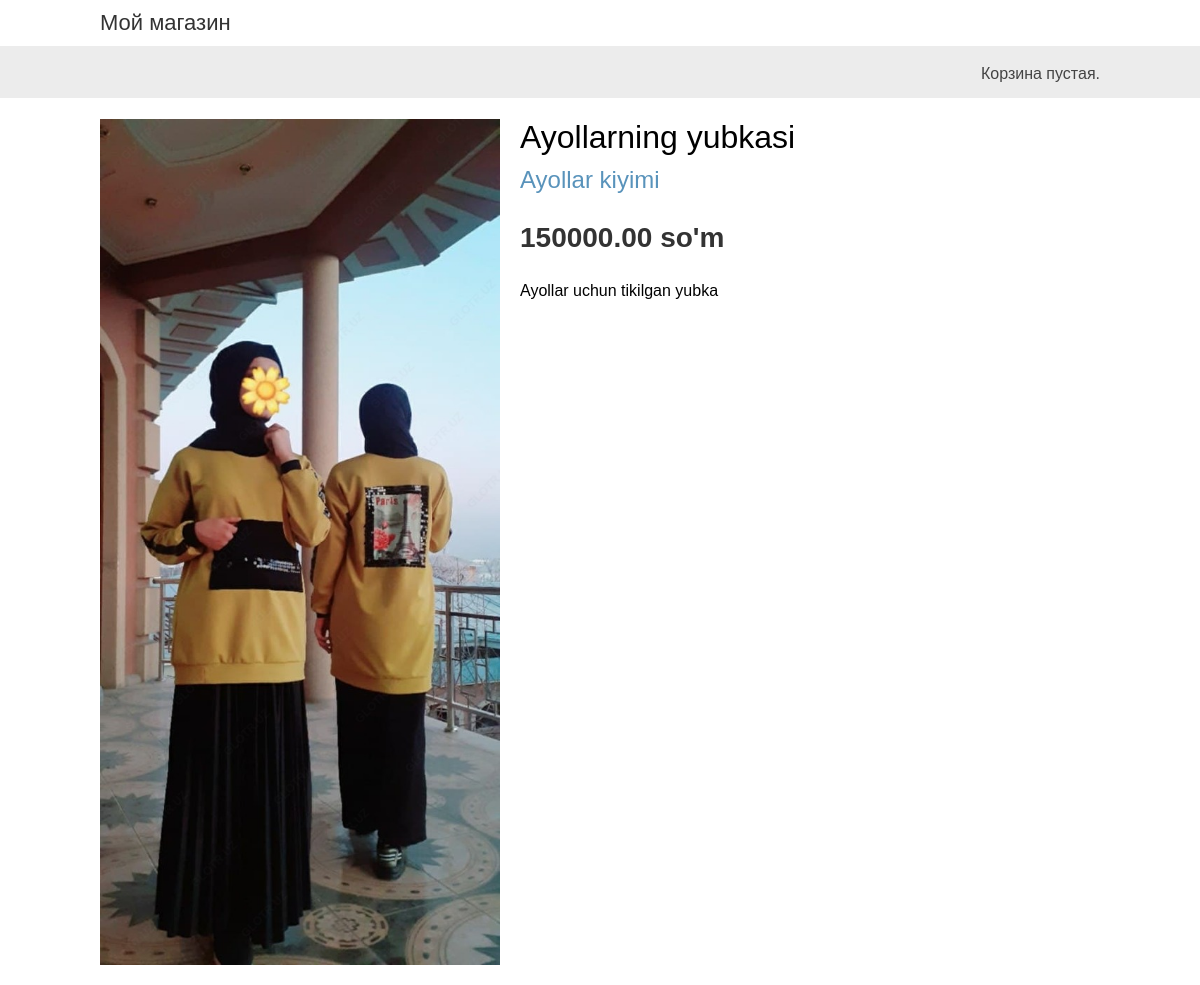
The page /4/ayollarning-yubkasi on the database its author committed.
### myshop/models.py (models this page shows, shortened)
class Product(models.Model):
    category = models.ForeignKey(Category,
                                 related_name='products',
                                 on_delete=models.CASCADE)
    name = models.CharField(max_length=150, db_index=True)
    slug = models.CharField(max_length=150, db_index=True, unique=True)
    image = models.ImageField(upload_to='product/%Y/%m/%d', blank=True)
    description = models.TextField(max_length=1000, blank=True)
    price = models.DecimalField(max_digits=10, decimal_places=2)
    available = models.BooleanField(default=True)
    created = models.DateTimeField(auto_now_add=True)
    uploaded = models.DateTimeField(auto_now=True)
    class Meta:
        ordering = ('name',)
        verbose_name = 'Товар'
        verbose_name_plural = 'Товары'
        index_together = (('id', 'slug'), )

class Category(models.Model):
    name = models.CharField(max_length=100, db_index=True)
    slug = models.SlugField(max_length=100, unique=True)
    class Meta:
        ordering = ('name',)
        verbose_name = 'Категория'
        verbose_name_plural = 'Категории'
    def __str__(self):
        return self.name
    def get_absolute_url(self):
        return reverse('myshop:product_list_by_category', args=[self.slug])

### myshop/views.py (the view)
# urls.py: path('<int:id>/<slug:slug>', views.product_detail,
def product_detail(request, id, slug):
    product = get_object_or_404(Product, id=id, slug=slug, available=True)
    return render(request, 'shop/product/detail.html', {'product': product})

### myshop/templates/shop/product/detail.html (shortened to what this page needs)
{% extends "base.html" %}
{% load static %}
{% block content %}
<div class="product-detail">
    <img src="{% if product.image %}{{ product.image.url }}{% else %}
{% static 'img/no_image.png' %}{% endif %}">
    <h1>{{ product.name }}</h1>
    <h2>
        <a href="{{ product.category.get_absolute_url }}">{{product.category }}</a>
    </h2>
    <p class="price">{{ product.price }} so'm</p>
    {{ product.description|linebreaks }}
</div>
{% endblock %}

### myshop/static/css/base.css (style rules this page uses)
body { margin:0; padding:0; font-family:helvetica, sans-serif; }
h1, h2, h3, h4, h5 , h6 { font-family: 'Ubuntu', sans-serif; font-weight:normal; }
a { text-decoration:none; color:#5993bb; }
.product-detail { text-align:justify; }
.product-detail .price { color:#333; font-size:28px; font-weight:bold; }
.product-detail img { width:40%; float:left; padding:0 20px 20px 0; }
.product-detail h1 { margin-bottom:0; }
.product-detail h2 { margin-top:10px; }

### rows shown on the page
Product: image (picture), name "Ayollarning yubkasi", category "Ayollar kiyimi", price "150000.00", description "Ayollar uchun tikilgan yubka"
